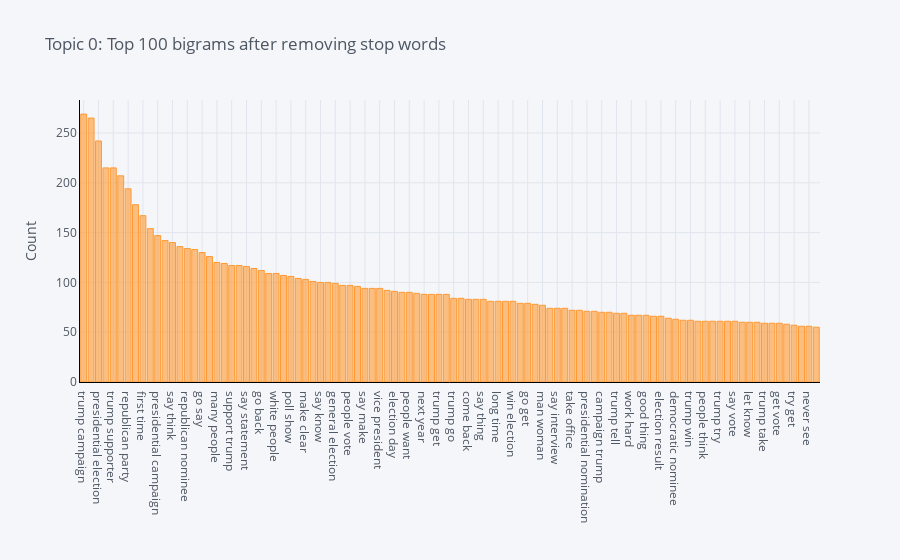

Here is the notebook cell this chart was saved with:
### Code cell
plot_model(lda, plot = 'bigram')

### Figure 1 — Plotly figure (JSON) as saved in the notebook; plotly's stock layout.template omitted (floating-point values rounded to 4 significant figures)
{"data": [{"marker": {"color": "rgba(255, 153, 51, 0.6)", "line": {"color": "rgba(255, 153, 51, 1.0)", "width": 1}}, "name": "count", "orientation": "v", "text": "", "type": "bar", "x": ["trump campaign", "american people", "presidential election", "secretary state", "trump supporter", "trump say", "republican party", "say say", "first time", "say want", "presidential campaign", "republican candidate", "say think", "make great", "republican nominee", "say go", "go say", "former president", "many people", "black people", "support trump", "trump make", "say statement", "last night", "go back", "people say", "white people", "also say", "poll show", "former secretary", "make clear", "say trump", "say know", "thing say", "general election", "presidential candidate", "people vote", "lot people", "say make", "democratic party", "vice president", "anti trump", "election day", "well know", "people want", "presidential debate", "next year", "vote trump", "trump get", "presidential race", "trump go", "president say", "come back", "national security", "say thing", "republican presidential", "long time", "say republican", "win election", "say believe", "go get", "say get", "man woman", "campaign say", "say interview", "percent percent", "take office", "make look", "presidential nomination", "black voter", "campaign trump", "watch video", "trump tell", "go far", "work hard", "want see", "good thing", "republican senator", "election result", "trump call", "democratic nominee", "woman right", "trump win", "know go", "people think", "trump tweet", "trump try", "high court", "say vote", "last year", "let know", "federal government", "trump take", "fact trump", "get vote", "run president", "try get", "get bad", "never see", "go go"], "y": [269, 265, 242, 215, 215, 207, 194, 178, 167, 154, 147, 142, 140, 136, 134, 133, 130, 126, 120, 119, 117, 117, 116, 114, 112, 109, 109, 107, 106, 104, 103, 101, 100, 100, 99, 97, 97, 96, 94, 94, 94, 92, 91, 90, 90, 89, 88, 88, 88, 88, 84, 84, 83, 83, 83, 81, 81, 81, 81, 79, 79, 78, 77, 74, 74, 74, 72, 72, 71, 71, 70, 70, 69, 69, 67, 67, 67, 66, 66, 64, 63, 62, 62, 61, 61, 61, 61, 61, 61, 60, 60, 60, 59, 59, 59, 58, 57, 56, 56, 55]}], "layout": {"legend": {"bgcolor": "#F5F6F9", "font": {"color": "#4D5663"}}, "paper_bgcolor": "#F5F6F9", "plot_bgcolor": "#F5F6F9", "title": {"font": {"color": "#4D5663"}, "text": "Topic 0: Top 100 bigrams after removing stop words"}, "xaxis": {"gridcolor": "#E1E5ED", "linecolor": "black", "showgrid": true, "tickfont": {"color": "#4D5663"}, "title": {"font": {"color": "#4D5663"}, "text": ""}, "zerolinecolor": "#E1E5ED"}, "yaxis": {"gridcolor": "#E1E5ED", "linecolor": "black", "showgrid": true, "tickfont": {"color": "#4D5663"}, "title": {"font": {"color": "#4D5663"}, "text": "Count"}, "zerolinecolor": "#E1E5ED"}}}
